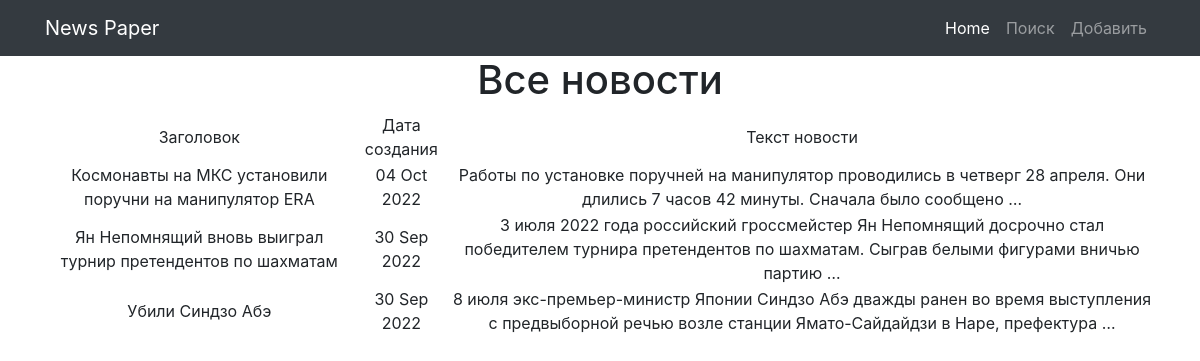
Before: /news/ with the older database file.
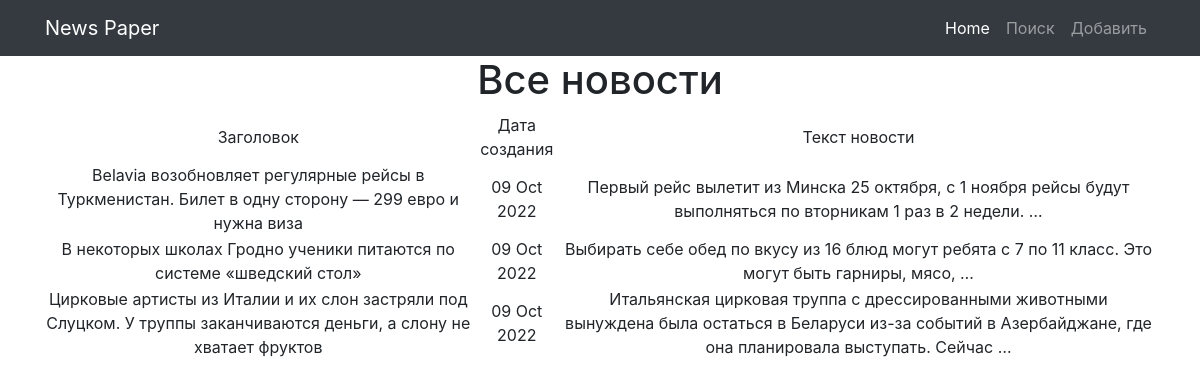
After: the same page with the newer database file.
### news/models.py (models this page shows, shortened)
class Post(models.Model):
    created = models.DateTimeField(auto_now_add=True)
    category = models.ManyToManyField(Category, through='PostCategory')
    title = models.CharField(max_length=255)
    text = models.TextField()
    rating = models.FloatField(default=0.0)
    post_author = models.ForeignKey(Author,on_delete=models.CASCADE)
    news = 'NW'
    article = 'AT'
    choice_post = [
        (news, 'Новость'),
        (article, 'Статья'),
    ]
    type = models.CharField(max_length = 2,
                            choices = choice_post,
                            default = news
                            )

### news/views.py (the view)
# urls.py: path('', PostList.as_view(), name='post_list'),
class PostList(ListView):
    model = Post
    ordering = '-created'
    template_name = 'PostList.html'
    context_object_name = 'post'
    paginate_by = 3
    def get_queryset(self):
        queryset = super().get_queryset()
        self.filterset = PostFilter(self.request.GET, queryset)
        return self.filterset.qs
    def get_context_data(self, **kwargs):
        context = super().get_context_data(**kwargs)
        context['filterset'] = self.filterset
        return context

### news/templatetags/custom_filters.py (called while the page is built)
@register.filter()
def censor(value):
    new_string = []
    badword_list = ['жопа', 'вареники', 'промышленность', 'сыр', 'ученый', 'коронавирус']
    splited_text = value.split(' ')
    for word in splited_text:
        if word in badword_list:
            new_string.append(word[0]+(len(word)-1)*'*')
        else:
            new_string.append(word)
    value = ' '.join(new_string)
    return value

### templates/PostList.html
{% extends 'flatpages/default.html' %}
{% load custom_filters %}
{% block content %}
<h1>Все новости</h1>
    {% if post %}
           <table>
           <tr>
               <td>Заголовок</td>
               <td>Дата создания</td>
               <td>Текст новости</td>
           </tr>
        {% for p in post %}
               <tr>
               <td>{{ p.title }}</td>
               <td>{{ p.created | date:'d M Y' }}</td>
               <td>{{ p.text|truncatewords:20|censor }}</td>
               </tr>
         {% endfor %}
    {% else %}
        <h2>Новостей нет!</h2>
    {% endif %}
{% endblock content %}

Changed rows visible on the page:
no longer on this page (row unchanged): Post: title "Космонавты на МКС установили поручни на манипулятор ERA", created "04 Oct 2022", text|censor "Работы по установке поручней на манипулятор проводились в четверг 28 апреля. Они длились 7 часов 42 минуты. Сначала было сообщено …"
no longer on this page (row unchanged): Post: title "Ян Непомнящий вновь выиграл турнир претендентов по шахматам", created "30 Sep 2022", text|censor "3 июля 2022 года российский гроссмейстер Ян Непомнящий досрочно стал победителем турнира претендентов по шахматам. Сыграв белыми фигурами вничью партию …"
no longer on this page (row unchanged): Post: title "Убили Синдзо Абэ", created "30 Sep 2022", text|censor "8 июля экс-премьер-министр Японии Синдзо Абэ дважды ранен во время выступления с предвыборной речью возле станции Ямато-Сайдайдзи в Наре, префектура …"
added Post: title "Belavia возобновляет регулярные рейсы в Туркменистан. Билет в одну сторону — 299 евро и нужна виза", created "09 Oct 2022", text|censor "Первый рейс вылетит из Минска 25 октября, с 1 ноября рейсы будут выполняться по вторникам 1 раз в 2 недели. …"
added Post: title "В некоторых школах Гродно ученики питаются по системе «шведский стол»", created "09 Oct 2022", text|censor "Выбирать себе обед по вкусу из 16 блюд могут ребята с 7 по 11 класс. Это могут быть гарниры, мясо, …"
added Post: title "Цирковые артисты из Италии и их слон застряли под Слуцком. У труппы заканчиваются деньги, а слону не хватает фруктов", created "09 Oct 2022", text|censor "Итальянская цирковая труппа с дрессированными животными вынуждена была остаться в Беларуси из-за событий в Азербайджане, где она планировала выступать. Сейчас …"
